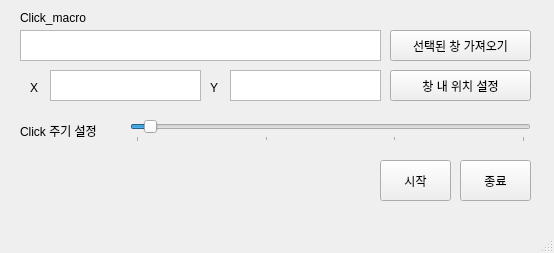
<?xml version="1.0" encoding="UTF-8"?>
<ui version="4.0">
 <class>win_click_macro</class>
 <widget class="QMainWindow" name="win_click_macro">
  <property name="geometry">
   <rect>
    <x>0</x>
    <y>0</y>
    <width>554</width>
    <height>253</height>
   </rect>
  </property>
  <property name="windowTitle">
   <string>MainWindow</string>
  </property>
  <widget class="QWidget" name="centralwidget">
   <widget class="QTextEdit" name="textEdit">
    <property name="geometry">
     <rect>
      <x>20</x>
      <y>30</y>
      <width>361</width>
      <height>31</height>
     </rect>
    </property>
   </widget>
   <widget class="QPushButton" name="pushButton">
    <property name="geometry">
     <rect>
      <x>390</x>
      <y>70</y>
      <width>141</width>
      <height>31</height>
     </rect>
    </property>
    <property name="text">
     <string>창 내 위치 설정</string>
    </property>
   </widget>
   <widget class="QPushButton" name="pushButton_2">
    <property name="geometry">
     <rect>
      <x>390</x>
      <y>30</y>
      <width>141</width>
      <height>31</height>
     </rect>
    </property>
    <property name="text">
     <string>선택된 창 가져오기</string>
    </property>
   </widget>
   <widget class="QTextEdit" name="textEdit_2">
    <property name="geometry">
     <rect>
      <x>50</x>
      <y>70</y>
      <width>151</width>
      <height>31</height>
     </rect>
    </property>
   </widget>
   <widget class="QSlider" name="horizontalSlider">
    <property name="geometry">
     <rect>
      <x>130</x>
      <y>120</y>
      <width>401</width>
      <height>22</height>
     </rect>
    </property>
    <property name="maximum">
     <number>30</number>
    </property>
    <property name="value">
     <number>1</number>
    </property>
    <property name="orientation">
     <enum>Qt::Horizontal</enum>
    </property>
    <property name="tickPosition">
     <enum>QSlider::TicksBelow</enum>
    </property>
    <property name="tickInterval">
     <number>10</number>
    </property>
   </widget>
   <widget class="QLabel" name="label">
    <property name="geometry">
     <rect>
      <x>20</x>
      <y>120</y>
      <width>111</width>
      <height>21</height>
     </rect>
    </property>
    <property name="text">
     <string>Click 주기 설정</string>
    </property>
   </widget>
   <widget class="QPushButton" name="pushButton_3">
    <property name="geometry">
     <rect>
      <x>380</x>
      <y>160</y>
      <width>71</width>
      <height>41</height>
     </rect>
    </property>
    <property name="text">
     <string>시작</string>
    </property>
   </widget>
   <widget class="QPushButton" name="pushButton_4">
    <property name="geometry">
     <rect>
      <x>460</x>
      <y>160</y>
      <width>71</width>
      <height>41</height>
     </rect>
    </property>
    <property name="text">
     <string>종료</string>
    </property>
   </widget>
   <widget class="QLabel" name="label_2">
    <property name="geometry">
     <rect>
      <x>20</x>
      <y>10</y>
      <width>101</width>
      <height>16</height>
     </rect>
    </property>
    <property name="text">
     <string>Click_macro</string>
    </property>
   </widget>
   <widget class="QTextEdit" name="textEdit_3">
    <property name="geometry">
     <rect>
      <x>230</x>
      <y>70</y>
      <width>151</width>
      <height>31</height>
     </rect>
    </property>
   </widget>
   <widget class="QLabel" name="label_3">
    <property name="geometry">
     <rect>
      <x>30</x>
      <y>80</y>
      <width>31</width>
      <height>16</height>
     </rect>
    </property>
    <property name="text">
     <string>X</string>
    </property>
   </widget>
   <widget class="QLabel" name="label_4">
    <property name="geometry">
     <rect>
      <x>210</x>
      <y>80</y>
      <width>31</width>
      <height>16</height>
     </rect>
    </property>
    <property name="text">
     <string>Y</string>
    </property>
   </widget>
  </widget>
  <widget class="QMenuBar" name="menubar">
   <property name="geometry">
    <rect>
     <x>0</x>
     <y>0</y>
     <width>554</width>
     <height>21</height>
    </rect>
   </property>
  </widget>
  <widget class="QStatusBar" name="statusbar"/>
 </widget>
 <resources/>
 <connections/>
</ui>
